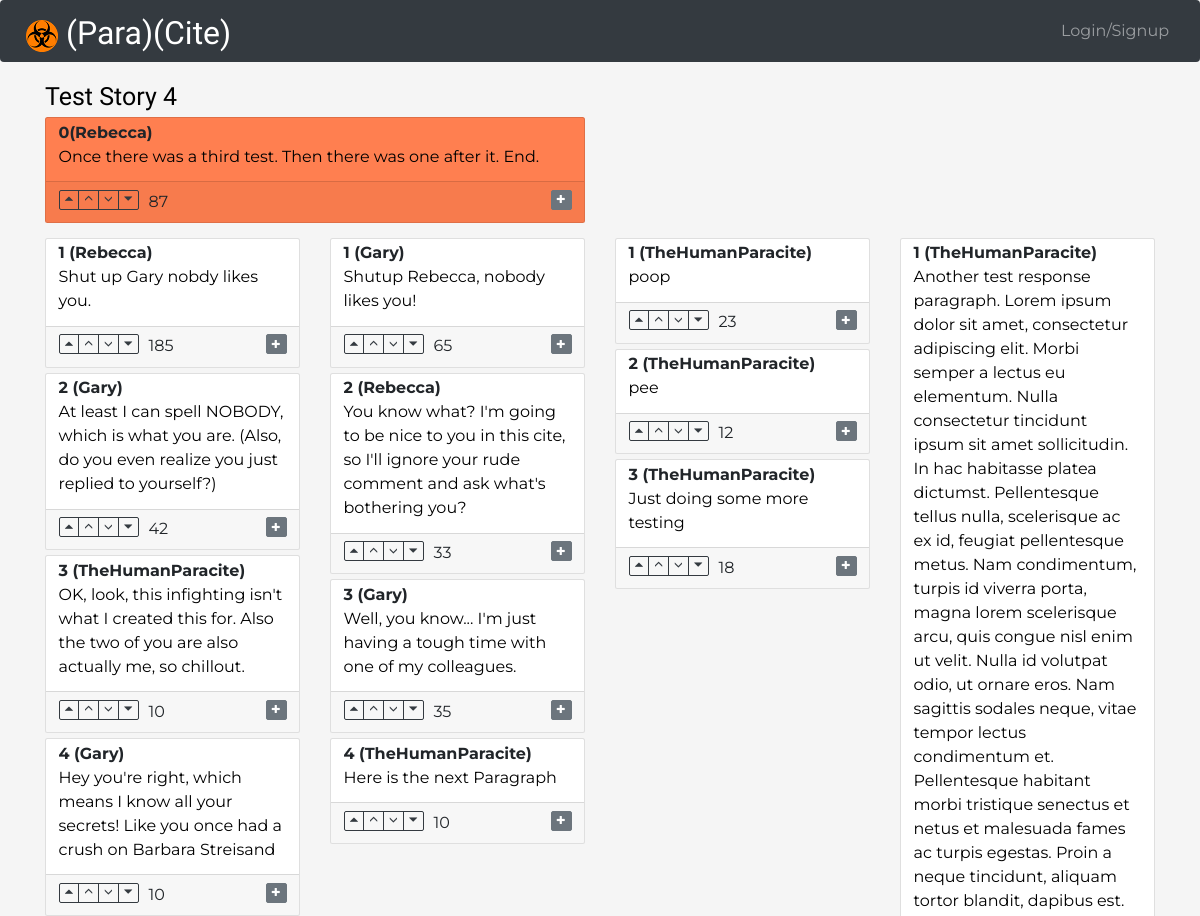
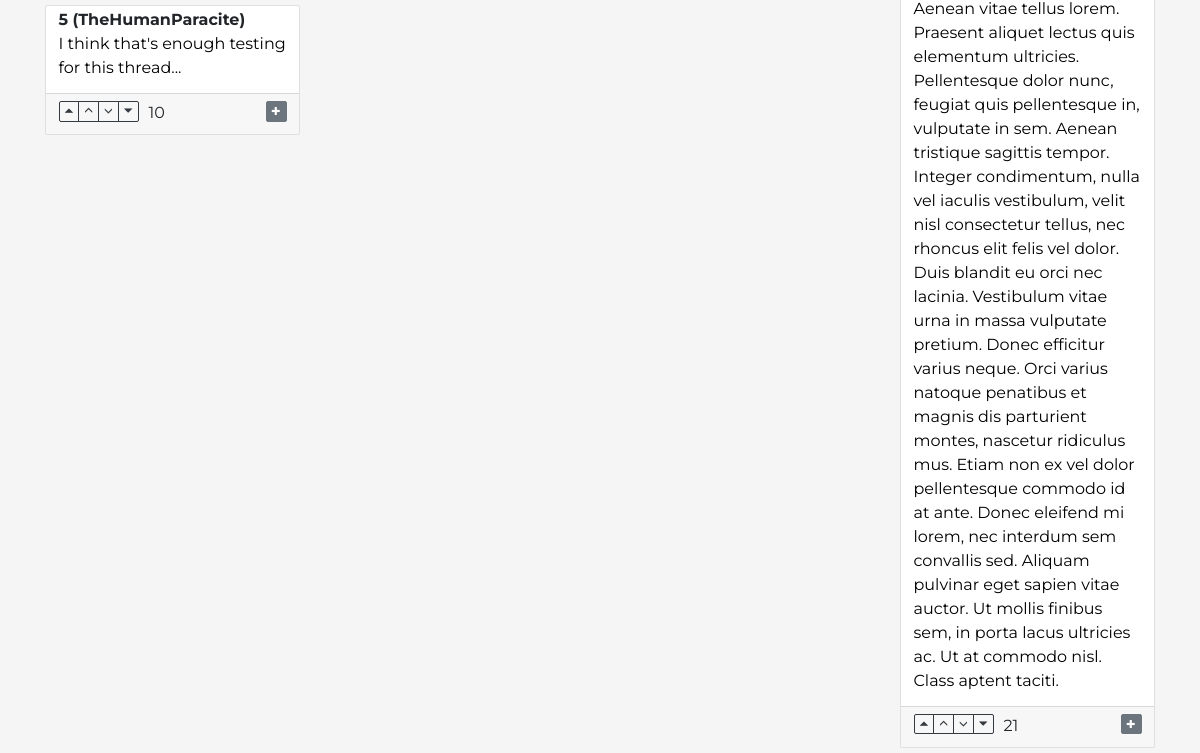
The page /s/6QH2LVHI/ on the database as committed earlier (2 pictures, top to bottom).
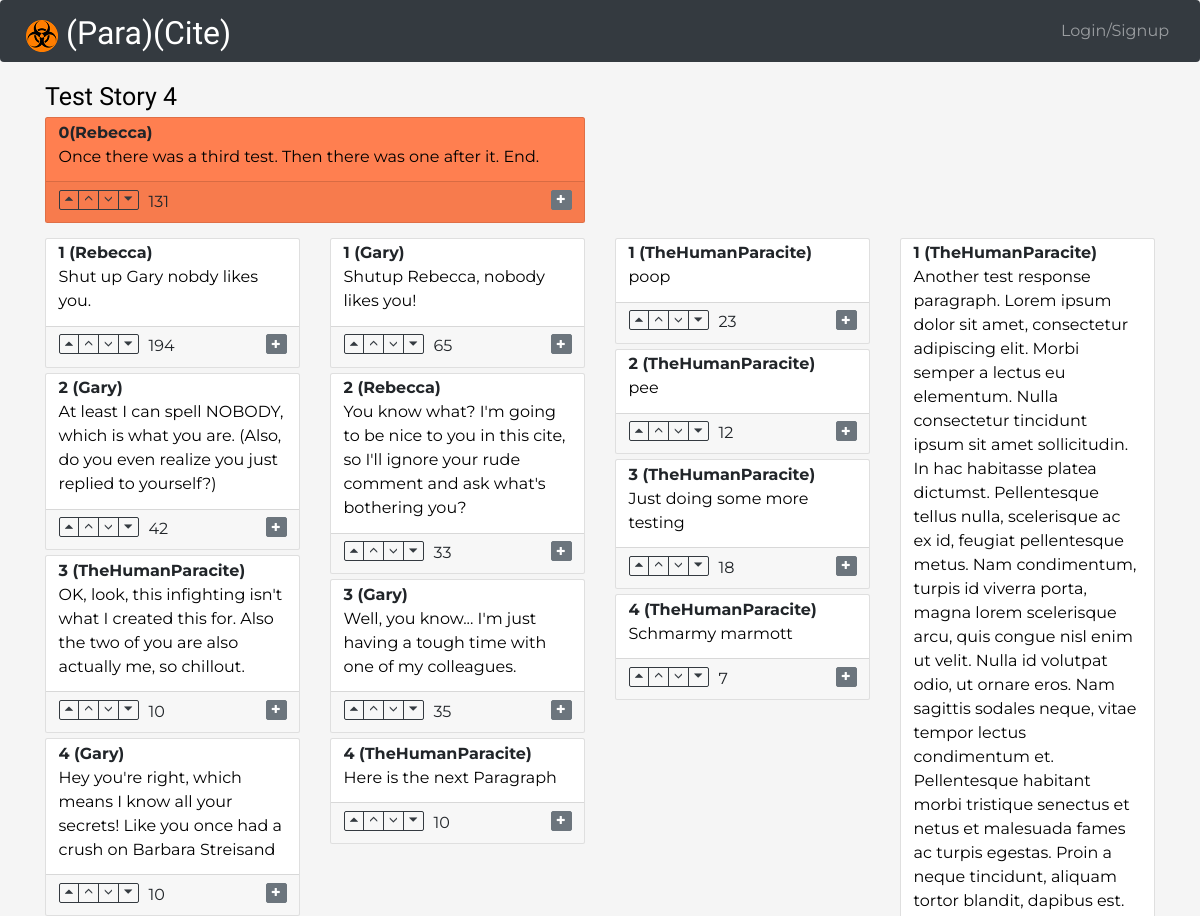
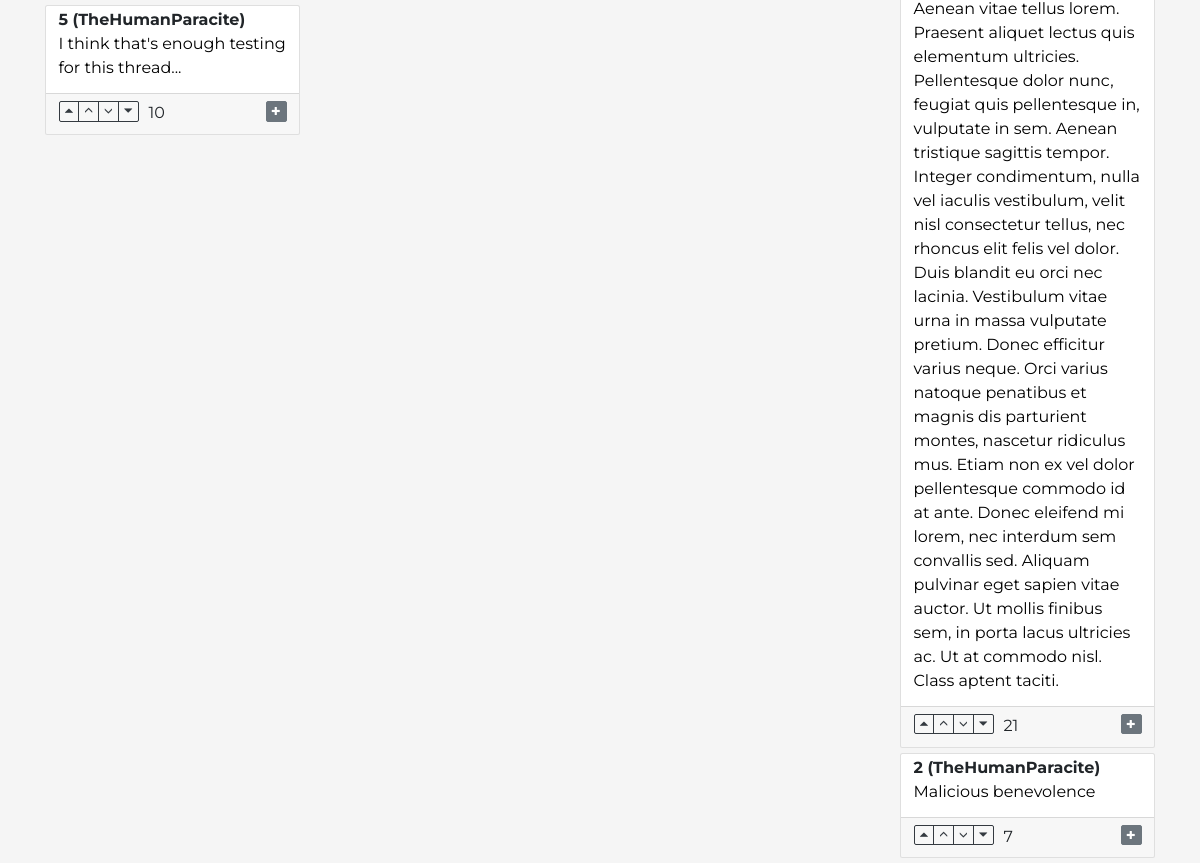
The same page on the database as committed later (2 pictures, top to bottom).
### cites/models.py (models this page shows, shortened)
class Story(models.Model):
    title = models.CharField(max_length=255)
    author = models.ForeignKey('paracite_profile.Profile',
                               on_delete=PROTECT)
    score = models.BigIntegerField(default=0)
    created_date = models.DateTimeField(auto_now_add=True)
    edited_date = models.DateTimeField(auto_now=True)
    objects = StoryManager()
    def get_absolute_url(self):
        return reverse('cites:detail_story', args=[id_to_url(self.id)])
    def first_para(self):
        return self.paragraph_set.get(level=0)
    class Meta:
        ordering = ['-score', 'created_date']

class Paragraph(models.Model):
    story = models.ForeignKey(Story, on_delete=CASCADE)
    author = models.ForeignKey('paracite_profile.Profile',
                               on_delete=PROTECT,
                               related_name='author')
    text = models.TextField(max_length=4095)
    score = models.IntegerField()
    level = models.IntegerField()
    voters = models.ManyToManyField('paracite_profile.Profile',
                                    through='VotingRecord',
                                    through_fields=('paragraph', 'profile'),
                                    related_name='voters')
    parent_paragraph = models.ForeignKey('self',
                                         on_delete=CASCADE,
                                         blank=True,
                                         null=True)
    created_date = models.DateTimeField(auto_now_add=True)
    edited_date = models.DateTimeField(auto_now=True)
    objects = ParagraphManager()
    def get_absolute_url(self):
        return reverse('cites:detail_para', args=[id_to_url(self.id)])
    def get_vote_url(self):
        return reverse('cites:vote', args=[id_to_url(self.id)])
    def get_respond_url(self):
        return reverse('cites:detail_para_respond', args=[id_to_url(self.id)])
    def children(self, start=0, size=4):
        return self.paragraph_set.exclude(id=self.id)[start:start + size]
    def child_chain(self, max_count=20):
        paragraphs = []
        paragraph = self
        index = 0
        paragraphs.append(paragraph)
        while paragraph.paragraph_set.exists() and index < max_count:
            paragraph = paragraph.paragraph_set.first()
            paragraphs.append(paragraph)
            index += 1
        return paragraphs
    class Meta:
        ordering = ['-score', 'created_date']

### paracite_profile/models.py (models this page shows)
class Profile(models.Model):
    user_name = models.CharField(unique=True, max_length=63)
    total_score = models.BigIntegerField(default=0)
    created_date = models.DateTimeField(auto_now_add=True)
    edited_date = models.DateTimeField(auto_now=True)
    def __str__(self):
        return self.user_name

### cites/views.py (the view)
# urls.py: path('s/<shortened:story_id>/', views.detail_story, name='detail_story'),
def detail_story(request, story_id):
    story = get_object_or_404(Story, id=story_id)
    lead_paragraph = story.first_para()
    return render_detail(request, story, lead_paragraph)

### cites/converters.py (called while the page is built)
def id_to_url(primary_id):
    return base64.b32encode(
        (MakeURLSmall.MAX_STORIES - primary_id).to_bytes(5, 'little')
    ).decode('utf-8')

    def to_python(self, value):
        return self.MAX_STORIES - int.from_bytes(
            base64.b32decode(value.encode('utf-8'), casefold=True), 'little')

    def to_url(self, value):
        weird_url = self.expected_format.format(value)
        return weird_url

### cites/templates/cites/detail.html (shortened to what this page needs)
{% extends 'base.html' %}
{% block content %}
    <div class="container">
        <div class="row">
            <div class="col">
                <h1>
                    <a href="{{ story.get_absolute_url }}">{{ story.title|title }}</a>
                </h1>
            </div>
        </div>
        <div class="row">
            <div class="col-xl-6 col-lg-6 col-md-8 col-sm-12">
                <div class="card bg-coral mb-4">
                    <div class="card-body pt-1 paragraph-text">
                        <b>{{ lead_paragraph.level }}({{ lead_paragraph.author }})</b>
                        <br>
                        <a href="{{ lead_paragraph.get_absolute_url }}">{{ lead_paragraph.text }}</a>
                    </div>
                    <div class="card-footer"
                         data-para-url="{{ lead_paragraph.get_vote_url }}">
                        <span class="score pl-3">{{ lead_paragraph.score }}</span>
                        {% include 'cites/paragraph_buttons.html' %}
                        <a class="btn btn-sm btn-secondary pull-right"
                           id="lead-para-res-btn"
                           data-toggle="collapse"
                           href="#response-div"
                           role="button"
                           aria-expanded="false"
                           aria-controls="collapseExample">
                            <span class="glyphicon glyphicon-plus"></span>
                        </a>
                    </div>
                </div>
            </div>
        </div>
        <div class="row">
            {% for paragraph_chain in paragraphs %}
                <div class="col-xl-3 col-lg-3 col-md-4 col-sm-6">
                    {% for paragraph in paragraph_chain %}
                        <div class="card mb-2">
                            <div class="card-body pt-1 paragraph-text">
                                <b>{{ paragraph.level }}&nbsp;({{ paragraph.author }})</b>
                                <br>
                                <a href="{{ paragraph.get_absolute_url }}">{{ paragraph.text }}</a>
                            </div>
                            <div class="card-footer"
                                 data-para-url="{{ paragraph.get_vote_url }}">
                                <span class="score pl-3">{{ paragraph.score }}</span>
                                {% include 'cites/paragraph_buttons.html' %}
                                <a class="btn btn-sm btn-secondary pull-right make-response"
                                   role="button"
                                   data-response-url="{{ paragraph.get_respond_url }}"
                                   style="color: white">
                                    <span class="glyphicon glyphicon-plus"></span>
                                </a>
                            </div>
                        </div>
                    {% endfor %}
                </div>
            {% endfor %}
        </div>
    </div>
{% endblock %}

### templates/base.html (shortened to what this page needs)
{% load staticfiles %}<!DOCTYPE html>
<html lang="en">
<head>
    <link rel="stylesheet" type="text/css"
          href="https://maxcdn.bootstrapcdn.com/bootstrap/3.3.5/css/bootstrap.min.css">
    <link rel="stylesheet"
          href="https://maxcdn.bootstrapcdn.com/bootstrap/4.0.0/css/bootstrap.min.css"
>
    <link type="text/css" href="{% static 'css/cites.css' %}" rel="stylesheet">
</head>
<body>
<header>
    <nav class="navbar navbar-expand-sm navbar-dark bg-dark">
        <a class="navbar-brand link-home" href="{% url 'cites:index' %}">
            <img class="d-inline-block"
                 src="{% static 'image/favicon.png' %}"
                 width="32"
                 height="32"
                 alt="bio-hazard">
            (Para)(Cite)
        </a>
        <div class="collapse navbar-collapse" id="navbarSupportedContent">
            <ul class="navbar-nav ml-auto">
                {% if user.is_authenticated %}
                    <li class="nav-item">
                        <a class="nav-link disabled"
                           href="#">Logged in as <b>{{ user }}</b></a>
                    </li>
                    <li class="nav-item dropdown mr-4">
                        <a class="nav-link dropdown-toggle" href="#"
                           id="navbarDropdown" role="button"
                           data-toggle="dropdown"
                           aria-haspopup="true"
                           aria-expanded="false">Profile</a>
                        <div class="dropdown-menu"
                             aria-labelledby="navbarDropdown">
                            <a class="dropdown-item"
                               href="#">Profile</a>
                            <a class="dropdown-item"
                               href="#">Another action</a>
                            <a class="dropdown-item"
                               href="{% url "cites:new_story" %}">
                                <span class="glyphicon glyphicon-plus"></span> New Story</a>
                            <div class="dropdown-divider"></div>
                            <a class="dropdown-item"
                               href="{% url "logout" %}">LOGOUT</a>
                        </div>
                    </li>
                {% else %}
                    <li class="nav-item">
                        <a class="nav-link"
                           href="{% url "login" %}">Login/Signup</a>
                    </li>
                {% endif %}
            </ul>
        </div>
    </nav>
</header>
<main>
    {% if error_message %}
        <h1>{{ error_message }}</h1>
    {% else %}
        {% block content %}{% endblock %}
    {% endif %}
</main>
</body>
</html>

### cites/templates/cites/paragraph_buttons.html
<div class="btn-group d-inline" role="group">
    <a role="button"
       href="#"
       class="btn btn-sm btn-outline-dark vote-btn"
       data-vote="4">
        <span class="glyphicon glyphicon-triangle-top"></span>
    </a>
    <a role="button"
       href="#"
       class="btn btn-sm btn-outline-dark vote-btn"
       data-vote="3">
        <span class="glyphicon glyphicon-menu-up"></span>
    </a>
    <a role="button"
       href="#"
       class="btn btn-sm btn-outline-dark vote-btn"
       data-vote="1">
        <span class="glyphicon glyphicon-menu-down"></span>
    </a>
    <a role="button"
       href="#"
       class="btn btn-sm btn-outline-dark vote-btn"
       data-vote="0">
        <span class="glyphicon glyphicon-triangle-bottom"></span>
    </a>
</div>

### cites/static/css/cites.css (style rules this page uses)
body { font-family: 'Montserrat', sans-serif; background-color: whitesmoke; font-size: medium; }
header { font-family: 'Montserrat', sans-serif; text-align: center; font-size: medium; page-break-after: always; }
h1, h2 { font-family: 'Neuton', serif; }
h1 a:link, h1 a:visited, h1 a:active, h2 a:link, h2 a:visited, h2 a:active { text-decoration: none; color: black; }
.link-home { font-family: 'Neuton', serif; font-size: xx-large; }
.paragraph-text a:link, .paragraph-text a:visited, .paragraph-text a:active { text-decoration: none; color: black; }
.bg-coral { background-color: coral; }

Rows that differ between the two databases and show on the page:
changed Paragraph "Once there was a third test. Then there was one after it. End.": score "87" → "131"
changed Paragraph "Shut up Gary nobdy likes you.": score "185" → "194"
added Paragraph: level "4", author "TheHumanParacite", text "Schmarmy marmott", score "7"
added Paragraph: level "2", author "TheHumanParacite", text "Malicious benevolence", score "7"
